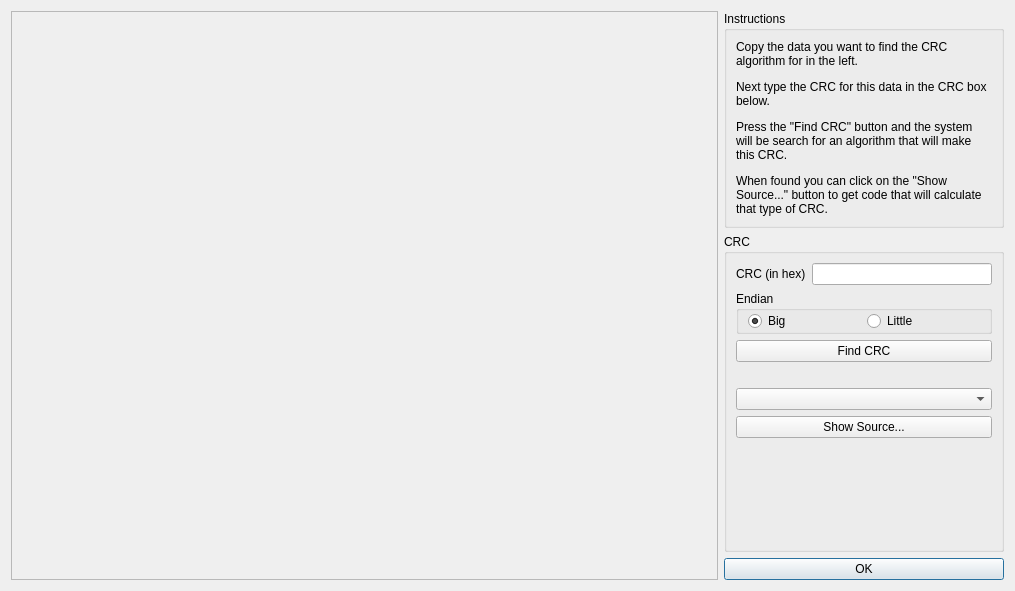
<?xml version="1.0" encoding="UTF-8"?>
<ui version="4.0">
 <class>Form_CRCFinder</class>
 <widget class="QDialog" name="Form_CRCFinder">
  <property name="geometry">
   <rect>
    <x>0</x>
    <y>0</y>
    <width>1015</width>
    <height>591</height>
   </rect>
  </property>
  <property name="windowTitle">
   <string>CRC Finder</string>
  </property>
  <layout class="QHBoxLayout" name="horizontalLayout_2">
   <item>
    <widget class="QWidget" name="widget_2" native="true">
     <property name="sizePolicy">
      <sizepolicy hsizetype="Minimum" vsizetype="Preferred">
       <horstretch>0</horstretch>
       <verstretch>0</verstretch>
      </sizepolicy>
     </property>
     <layout class="QVBoxLayout" name="verticalLayout">
      <property name="leftMargin">
       <number>0</number>
      </property>
      <property name="topMargin">
       <number>0</number>
      </property>
      <property name="rightMargin">
       <number>0</number>
      </property>
      <property name="bottomMargin">
       <number>0</number>
      </property>
      <item>
       <widget class="QFrame" name="Hex_frame">
        <property name="frameShape">
         <enum>QFrame::StyledPanel</enum>
        </property>
        <property name="frameShadow">
         <enum>QFrame::Raised</enum>
        </property>
       </widget>
      </item>
     </layout>
    </widget>
   </item>
   <item>
    <widget class="QWidget" name="widget" native="true">
     <property name="sizePolicy">
      <sizepolicy hsizetype="Maximum" vsizetype="Preferred">
       <horstretch>0</horstretch>
       <verstretch>0</verstretch>
      </sizepolicy>
     </property>
     <layout class="QVBoxLayout" name="verticalLayout_2">
      <property name="leftMargin">
       <number>0</number>
      </property>
      <property name="topMargin">
       <number>0</number>
      </property>
      <property name="rightMargin">
       <number>0</number>
      </property>
      <property name="bottomMargin">
       <number>0</number>
      </property>
      <item>
       <widget class="QGroupBox" name="groupBox">
        <property name="sizePolicy">
         <sizepolicy hsizetype="Preferred" vsizetype="Preferred">
          <horstretch>0</horstretch>
          <verstretch>0</verstretch>
         </sizepolicy>
        </property>
        <property name="title">
         <string>Instructions</string>
        </property>
        <layout class="QVBoxLayout" name="verticalLayout_4">
         <item>
          <widget class="QLabel" name="label">
           <property name="sizePolicy">
            <sizepolicy hsizetype="Preferred" vsizetype="Preferred">
             <horstretch>0</horstretch>
             <verstretch>0</verstretch>
            </sizepolicy>
           </property>
           <property name="maximumSize">
            <size>
             <width>256</width>
             <height>16777215</height>
            </size>
           </property>
           <property name="text">
            <string>&lt;html&gt;&lt;head/&gt;&lt;body&gt;&lt;p&gt;Copy the data you want to find the CRC algorithm for in the left.&lt;/p&gt;&lt;p&gt;Next type the CRC for this data in the CRC box below.&lt;/p&gt;&lt;p&gt;Press the &amp;quot;Find CRC&amp;quot; button and the system will be search for an algorithm that will make this CRC.&lt;/p&gt;&lt;p&gt;When found you can click on the &amp;quot;Show Source...&amp;quot; button to get code that will calculate that type of CRC. &lt;/p&gt;&lt;/body&gt;&lt;/html&gt;</string>
           </property>
           <property name="wordWrap">
            <bool>true</bool>
           </property>
          </widget>
         </item>
        </layout>
       </widget>
      </item>
      <item>
       <widget class="QGroupBox" name="groupBox_2">
        <property name="title">
         <string>CRC</string>
        </property>
        <layout class="QVBoxLayout" name="verticalLayout_3">
         <item>
          <widget class="QWidget" name="widget_4" native="true">
           <layout class="QHBoxLayout" name="horizontalLayout">
            <property name="leftMargin">
             <number>0</number>
            </property>
            <property name="topMargin">
             <number>0</number>
            </property>
            <property name="rightMargin">
             <number>0</number>
            </property>
            <property name="bottomMargin">
             <number>0</number>
            </property>
            <item>
             <widget class="QLabel" name="label_2">
              <property name="text">
               <string>CRC (in hex)</string>
              </property>
             </widget>
            </item>
            <item>
             <widget class="QLineEdit" name="CRC_lineEdit"/>
            </item>
           </layout>
          </widget>
         </item>
         <item>
          <widget class="QGroupBox" name="groupBox_3">
           <property name="title">
            <string>Endian</string>
           </property>
           <layout class="QHBoxLayout" name="horizontalLayout_3">
            <property name="leftMargin">
             <number>9</number>
            </property>
            <property name="topMargin">
             <number>0</number>
            </property>
            <property name="rightMargin">
             <number>9</number>
            </property>
            <property name="bottomMargin">
             <number>0</number>
            </property>
            <item>
             <widget class="QRadioButton" name="BigEndian_radioButton">
              <property name="text">
               <string>Big</string>
              </property>
              <property name="checked">
               <bool>true</bool>
              </property>
             </widget>
            </item>
            <item>
             <widget class="QRadioButton" name="LittleEndian_radioButton">
              <property name="text">
               <string>Little</string>
              </property>
             </widget>
            </item>
           </layout>
          </widget>
         </item>
         <item>
          <widget class="QPushButton" name="FindCRC_pushButton">
           <property name="text">
            <string>Find CRC</string>
           </property>
          </widget>
         </item>
         <item>
          <widget class="QLabel" name="label_3">
           <property name="text">
            <string/>
           </property>
           <property name="pixmap">
            <pixmap resource="MainResource.qrc">:/G/Graphics/famfamfam_arrow_down.png</pixmap>
           </property>
           <property name="alignment">
            <set>Qt::AlignCenter</set>
           </property>
          </widget>
         </item>
         <item>
          <widget class="QComboBox" name="CRCType_comboBox"/>
         </item>
         <item>
          <widget class="QPushButton" name="ShowSource_pushButton">
           <property name="text">
            <string>Show Source...</string>
           </property>
          </widget>
         </item>
         <item>
          <spacer name="verticalSpacer">
           <property name="orientation">
            <enum>Qt::Vertical</enum>
           </property>
           <property name="sizeHint" stdset="0">
            <size>
             <width>20</width>
             <height>40</height>
            </size>
           </property>
          </spacer>
         </item>
        </layout>
       </widget>
      </item>
      <item>
       <widget class="QDialogButtonBox" name="buttonBox">
        <property name="sizePolicy">
         <sizepolicy hsizetype="Minimum" vsizetype="Maximum">
          <horstretch>0</horstretch>
          <verstretch>0</verstretch>
         </sizepolicy>
        </property>
        <property name="orientation">
         <enum>Qt::Vertical</enum>
        </property>
        <property name="standardButtons">
         <set>QDialogButtonBox::Ok</set>
        </property>
       </widget>
      </item>
     </layout>
    </widget>
   </item>
  </layout>
 </widget>
 <resources>
  <include location="MainResource.qrc"/>
 </resources>
 <connections/>
</ui>
